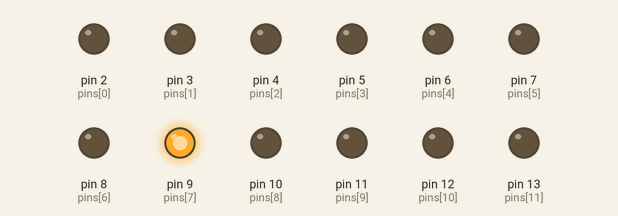
Bench run of a sketch on a simulated Arduino Uno, built with avr-gcc and run on an emulated ATmega328P. Parts: output pins drawn as LEDs (lit = HIGH). Random numbers use the default seed unless the sketch sets one.

Above: at 0.05 s.
At 5.35 s:
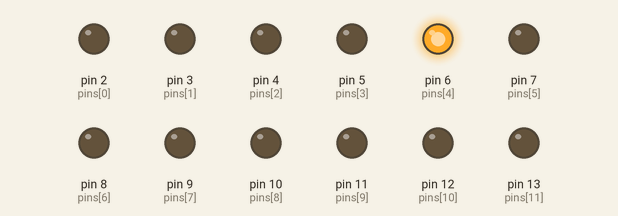
At 12.81 s:
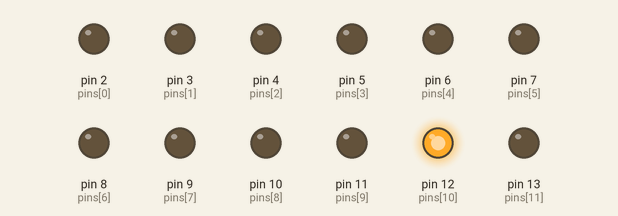
At 20.82 s:
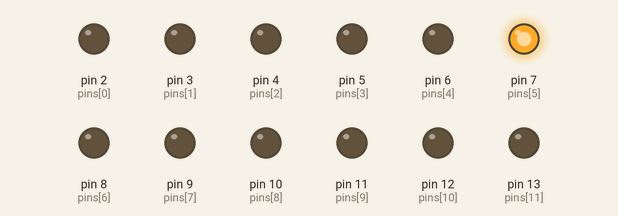
At 27.38 s:
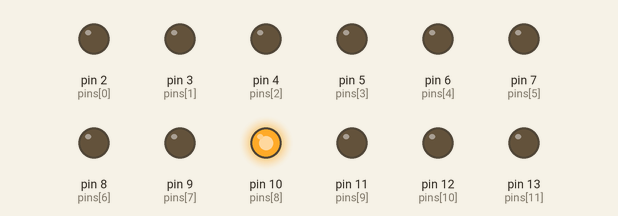
At 35.79 s:
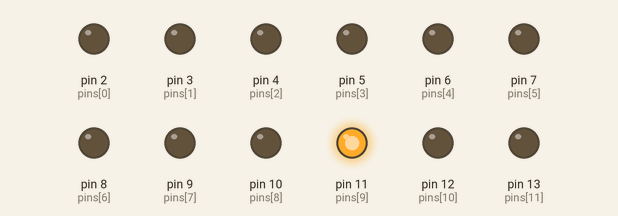
Timing chart, 0 to 40.0 s (numbered marks = the images above):
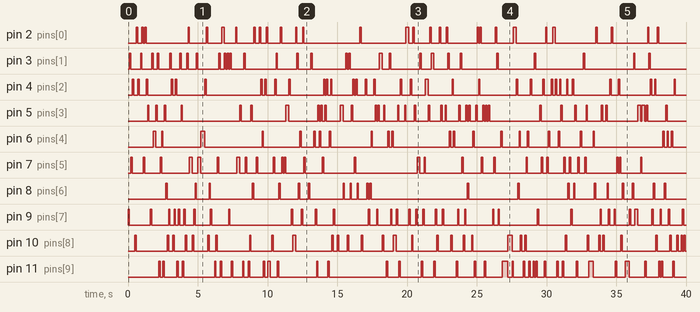

The sketch:

sketch.ino
```cpp
int timer = 100;
int pins[] = {2,3,4,5,6,7,8,9,10,11,12,13};
int pinCount = sizeof(pins) / sizeof(int);

void setup() {
  for (int thisPin = 0; thisPin < pinCount; thisPin++)  {
    pinMode(pins[thisPin], OUTPUT);
  }
}

void loop() {

	int pinIndex = random(0, pinCount);

	if ((pinIndex >= 0) && (pinIndex < pinCount)) {
    		digitalWrite(pins[pinIndex], HIGH);
		delay(timer);
    		digitalWrite(pins[pinIndex], LOW);
	}

}
```

Measured:
- by itself, pin 2 (pins[0]): LOW → HIGH at 0.60 s, → LOW 0.10 s later, → HIGH 0.30 s later, → LOW 0.10 s later, … (58 changes in this stretch)
- by itself, pin 3 (pins[1]): LOW → HIGH at 0.10 s, → LOW 0.10 s later, → HIGH 0.70 s later, → LOW 0.10 s later, … (58 changes in this stretch)
- by itself, pin 4 (pins[2]): LOW → HIGH at 0.30 s, → LOW 0.10 s later, → HIGH 0.30 s later, → LOW 0.10 s later, … (70 changes in this stretch)
- by itself, pin 5 (pins[3]): LOW → HIGH at 1.4 s, → LOW 0.10 s later, → HIGH 0.50 s later, → LOW 0.10 s later, … (76 changes in this stretch)
- by itself, pin 6 (pins[4]): LOW → HIGH at 1.8 s, → LOW 0.20 s later, → HIGH 0.40 s later, → LOW 0.10 s later, … (48 changes in this stretch)
- by itself, pin 7 (pins[5]): LOW → HIGH at 0.20 s, → LOW 0.10 s later, → HIGH 0.80 s later, → LOW 0.10 s later, … (60 changes in this stretch)
- by itself, pin 8 (pins[6]): LOW → HIGH at 2.7 s, → LOW 0.10 s later, → HIGH 2.0 s later, → LOW 0.10 s later, … (44 changes in this stretch)
- by itself, pin 9 (pins[7]): LOW → HIGH at 0.00 s, → LOW 0.10 s later, → HIGH 1.5 s later, → LOW 0.10 s later, … (74 changes in this stretch)
